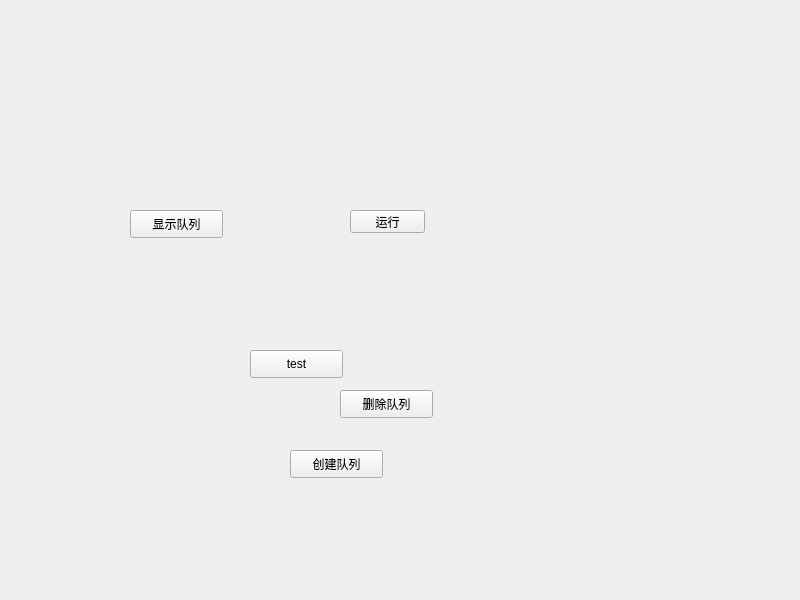
<?xml version="1.0" encoding="UTF-8"?>
<ui version="4.0">
 <class>Widget</class>
 <widget class="QWidget" name="Widget">
  <property name="geometry">
   <rect>
    <x>0</x>
    <y>0</y>
    <width>800</width>
    <height>600</height>
   </rect>
  </property>
  <property name="windowTitle">
   <string>Widget</string>
  </property>
  <widget class="QPushButton" name="pushButton">
   <property name="geometry">
    <rect>
     <x>350</x>
     <y>210</y>
     <width>75</width>
     <height>23</height>
    </rect>
   </property>
   <property name="text">
    <string>运行</string>
   </property>
  </widget>
  <widget class="QPushButton" name="pushButton_2">
   <property name="geometry">
    <rect>
     <x>250</x>
     <y>350</y>
     <width>93</width>
     <height>28</height>
    </rect>
   </property>
   <property name="text">
    <string>test</string>
   </property>
  </widget>
  <widget class="QPushButton" name="display_queue">
   <property name="geometry">
    <rect>
     <x>130</x>
     <y>210</y>
     <width>93</width>
     <height>28</height>
    </rect>
   </property>
   <property name="text">
    <string>显示队列</string>
   </property>
  </widget>
  <widget class="QPushButton" name="delete_queue">
   <property name="geometry">
    <rect>
     <x>340</x>
     <y>390</y>
     <width>93</width>
     <height>28</height>
    </rect>
   </property>
   <property name="text">
    <string>删除队列</string>
   </property>
  </widget>
  <widget class="QPushButton" name="create_queue">
   <property name="geometry">
    <rect>
     <x>290</x>
     <y>450</y>
     <width>93</width>
     <height>28</height>
    </rect>
   </property>
   <property name="text">
    <string>创建队列</string>
   </property>
  </widget>
 </widget>
 <resources/>
 <connections/>
</ui>
